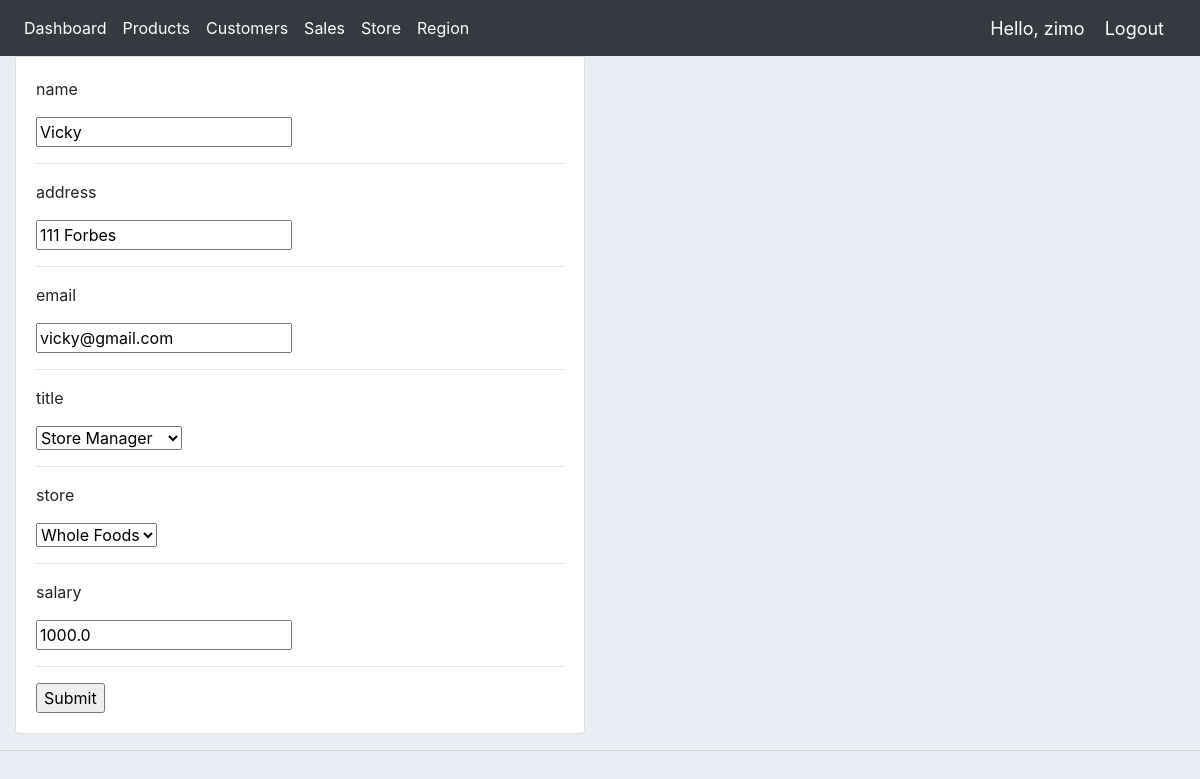
Page /update_sale/1/ (signed in) on the committed database.
### accounts/models.py (models this page shows, shortened)
class Sales(models.Model):
	CATEGORY = (
			('Sales', 'Sales'),
			('Store Manager', 'Store Manager'),
			('Region Manager', 'Region Manager'),
			)
	name = models.CharField(max_length=200)
	address = models.CharField(max_length=200, null=True)
	email = models.EmailField(max_length=200, null=True)
	title = models.CharField(max_length=200, choices=CATEGORY)
	store = models.ForeignKey(Store, on_delete=models.PROTECT)
	salary = models.FloatField(default=3000)

### accounts/decorators.py (the view)
		def wrapper_func(request, *args, **kwargs):
			group = None
			if request.user.groups.exists():
				group = request.user.groups.all()[0].name
			if group in allowed_roles:
				return view_func(request, *args, **kwargs)
			else:
				return render(request, "store/NotAuth.html")

### accounts/forms.py
class SalesForm(ModelForm):
	class Meta:
		model = Sales
		fields = '__all__'

### accounts/models.py (called while the page is built)
	def __str__(self):
		return self.name

### accounts/views.py (called while the page is built)
@login_required(login_url='login')
@allowed_users(allowed_roles=['admin'])
@admin_only
def updateSales(request, pk):
	sales = Sales.objects.get(id=pk)
	form = SalesForm(instance=sales)
	if request.method == 'POST':
		form = SalesForm(request.POST, instance=sales)
		if form.is_valid():
			form.save()
			return redirect('/sales')
	context = {'form': form}
	return render(request, 'accounts/sales_form.html', context)

### accounts/templates/accounts/sales_form.html (shortened to what this page needs)
{%  extends 'accounts/main.html' %}
{% load static %}
{% block content %}
<div class="row">
	<div class="col-md-6">
		<div class="card card-body">
			<form action="" method="POST">
				{% for field in form %}
					<p>{{field.name}}</p>
                    <p> {{field}}</p>
					<hr>
				{% endfor %}
				<input type="submit" name="Submit">
			</form>
		</div>
	</div>
</div>
{% endblock %}

### accounts/templates/accounts/navbar.html (shortened to what this page needs)
{% load static %}
<nav class="navbar navbar-expand-lg navbar-dark bg-dark">
  <div class="collapse navbar-collapse" id="navbarNav">
    <ul class="navbar-nav">
      <li class="nav-item active">
        <a class="nav-link" href="{% url 'home' %}">Dashboard</a>
      </li>
      <li class="nav-item active">
        <a class="nav-link" href="{% url 'products' %}">Products</a>
      </li>
      <li class="nav-item active">
        <a class="nav-link" href="{% url 'users' %}">Customers</a>
      </li>
      <li class="nav-item active">
        <a class="nav-link" href="{% url 'sales' %}">Sales</a>
      </li>
      <li class="nav-item active">
        <a class="nav-link" href="{% url 'stores' %}">Store</a>
      </li>
      <li class="nav-item active">
        <a class="nav-link" href="{% url 'regions' %}">Region</a>
      </li>
    </ul>
  </div>
  <span class="hello-msg">Hello, {{request.user}}</span>
  <span ><a  class="hello-msg" href="{% url 'logout' %}">Logout</a></span>
</nav>

### static/css/main.css (style rules this page uses)
body { background-color: #ebeff5; }

### accounts/templates/accounts/navbar.html (style rules this page uses)
.hello-msg { font-size: 18px; color: #fff; margin-right: 20px; }

### rows in the picture
Sales: form "Vicky" "111 Forbes" "vicky@gmail.com" "Store Manager" "Whole Foods" "1000.0"

### other values in the picture
{{ request.user }} "zimo"
{{ field.name }} "name" "address" "email" "title" "store" "salary"
